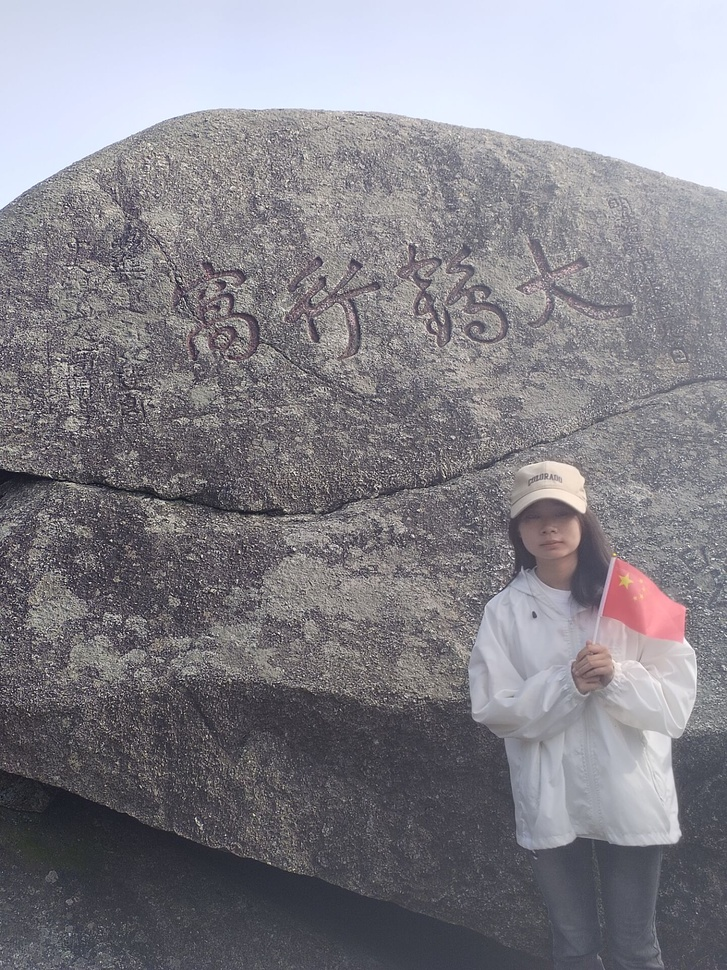
//> input picture 基础函数/_-1731416672__08646f0b503fc9682b258580f28f7e58_1031088803_IMG_20230930_160522_0_xg_0.jpg, 727 x 970 px, shrunk from 1440 x 1920 before the run
$ ./main   (built with g++ and OpenCV 4)
//> lines starting //> are read from the running program, lines starting //| are printed output that depends on the picture; after the words box and inside, x2 and y2 are one past the last pixel; in counts of white or black regions, pixels touching at a corner belong together
//基础函数
#include <opencv2/imgcodecs.hpp>
#include <opencv2/highgui.hpp>
#include <opencv2/imgproc.hpp>
#include <iostream>

using namespace cv;
using namespace std;

int main()
{
    string path = "/home/sunwei/Opencv/基础函数/_-1731416672__08646f0b503fc9682b258580f28f7e58_1031088803_IMG_20230930_160522_0_xg_0.jpg";
    Mat img = imread(path);
//> img is the input picture: 970 rows x 727 cols, CV_8UC3; mean B, G, R 137.3, 130.2, 132
    Mat imgGray,imgBlur,imgCanny,imgDil,imgErode;

    cvtColor(img,imgGray,COLOR_BGR2GRAY);   //灰度化
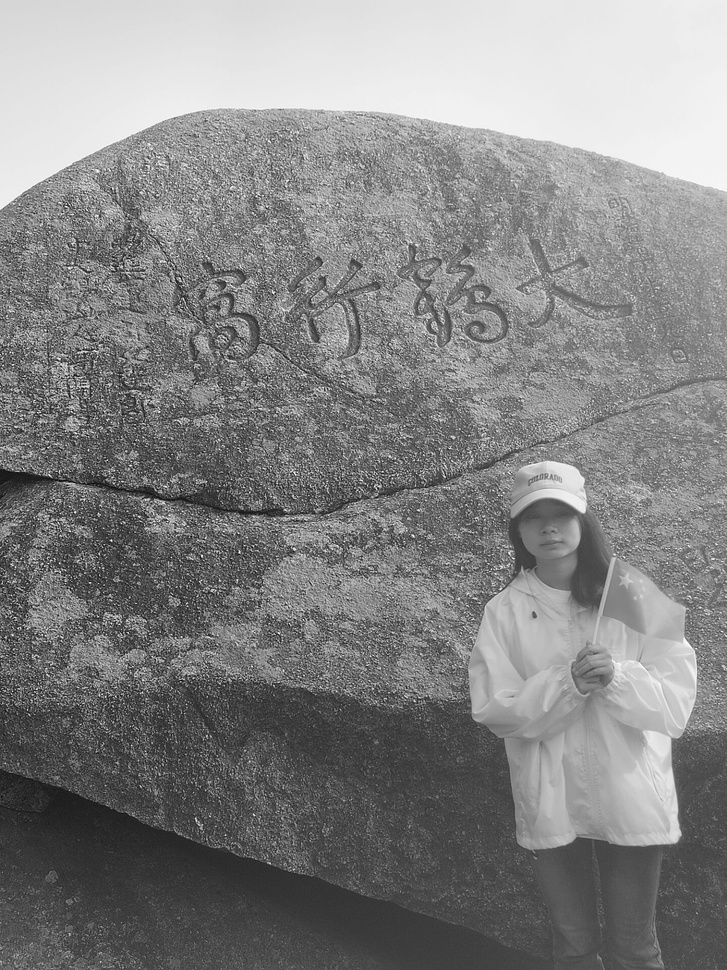
//> imgGray: 970 rows x 727 cols, CV_8UC1; min 1, max 254, mean 131.5
    GaussianBlur(img,imgBlur,Size(3,3),3,0);   //高斯模糊
    Canny(imgBlur,imgCanny,25,75);           //边缘检测
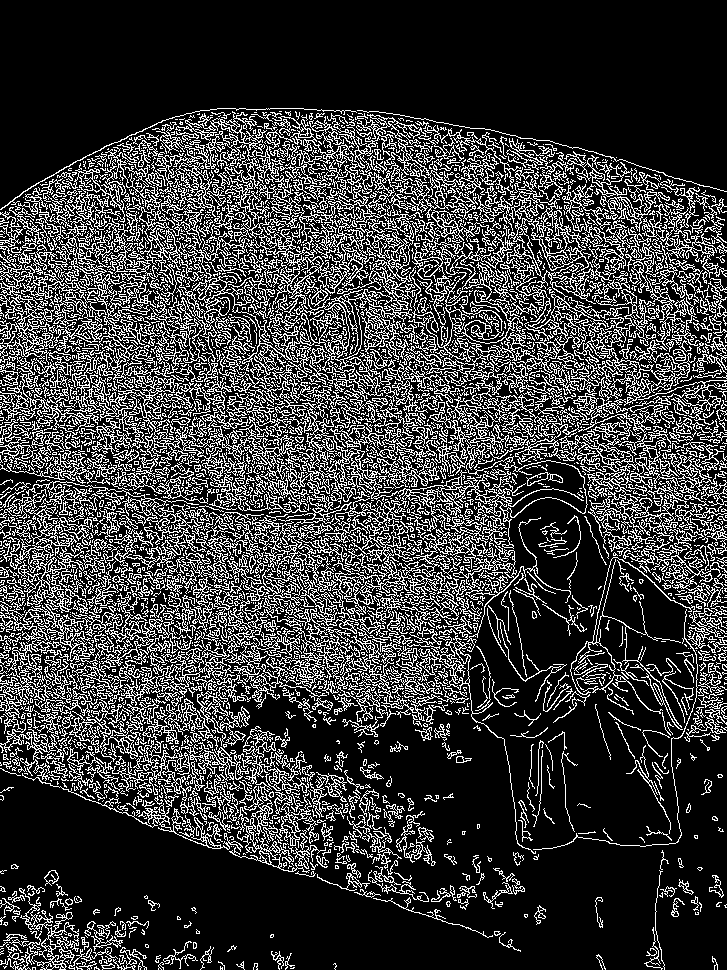
//> imgCanny: 970 rows x 727 cols, CV_8UC1; 23.2% white in thin lines or dots, all inside (x1, y1, x2, y2) = (0, 108, 727, 970)

    Mat kernel = getStructuringElement(MORPH_RECT,Size(3,3));
    dilate(imgCanny,imgDil,kernel);
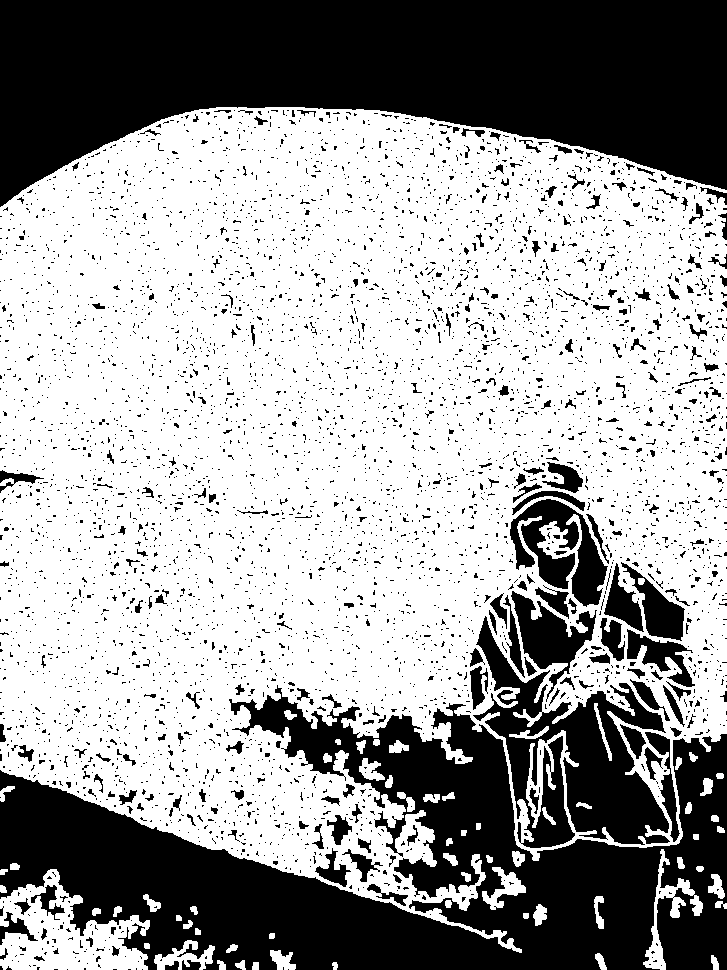
//> imgDil: 970 rows x 727 cols, CV_8UC1; 62.7% white; 4937 black regions (4680 under 20 px), largest, box (x1, y1, x2, y2) and area: (0, 0, 727, 207) 99927, (0, 685, 727, 970) 96841, (473, 616, 670, 848) 18208
    erode(imgDil,imgErode,kernel);
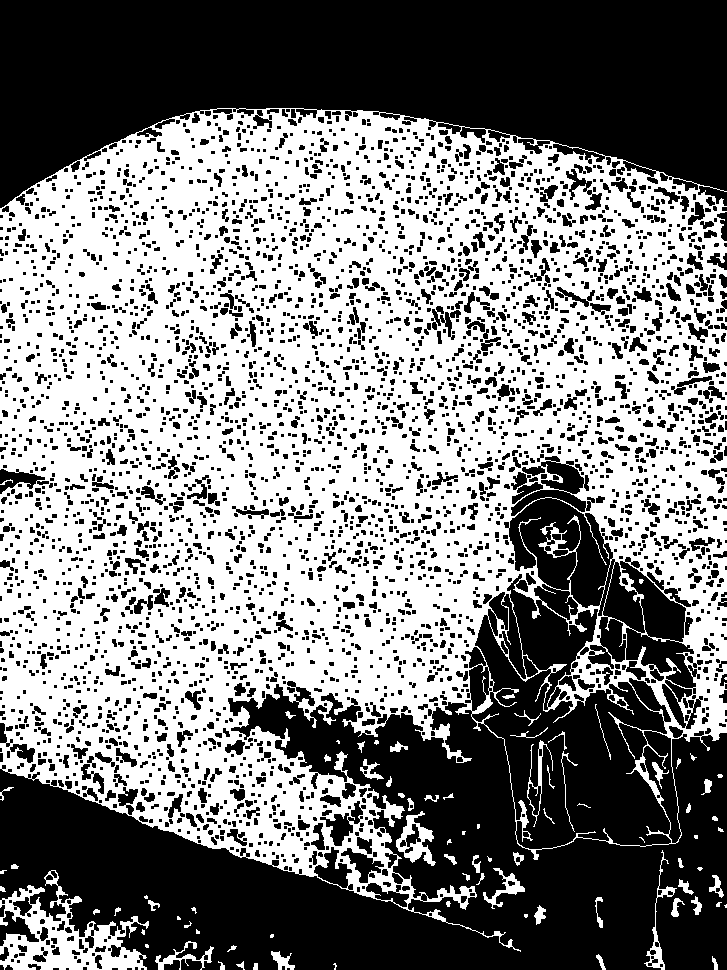
//> imgErode: 970 rows x 727 cols, CV_8UC1; 50.6% white; 3869 black regions (2656 under 20 px), largest, box (x1, y1, x2, y2) and area: (0, 456, 727, 970) 159195, (0, 0, 727, 208) 103482, (320, 801, 366, 846) 730

    if(!img.empty()){
        imshow("Image",img);
    }
    if(!imgGray.empty()){
        imshow("ImageGray",imgGray);
    }
    if(!imgBlur.empty()){
        imshow("ImageBlur",imgBlur);
    }
    if(!imgCanny.empty()){
        imshow("ImageCanny",imgCanny);
    }
    if(!imgDil.empty()){
        imshow("ImageDil",imgDil);
    }
    if(!imgErode.empty()){
        imshow("ImageErode",imgErode);
    }
    waitKey(0);

    return 0;
}
